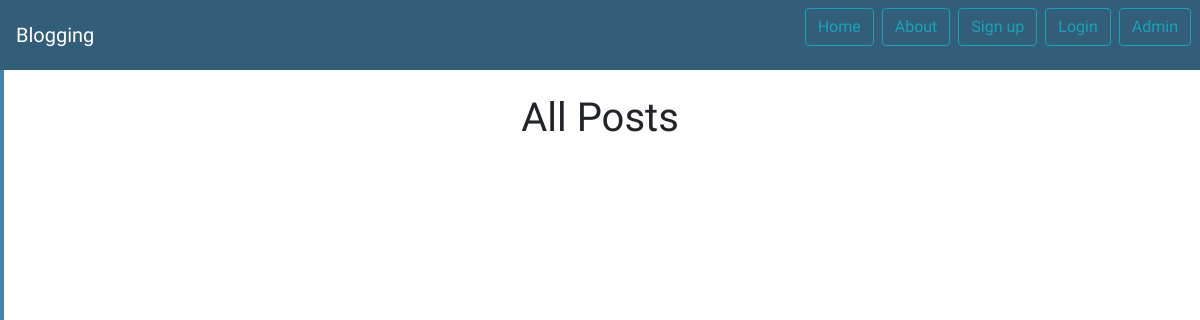
The app's page /viewadmin/, older data.
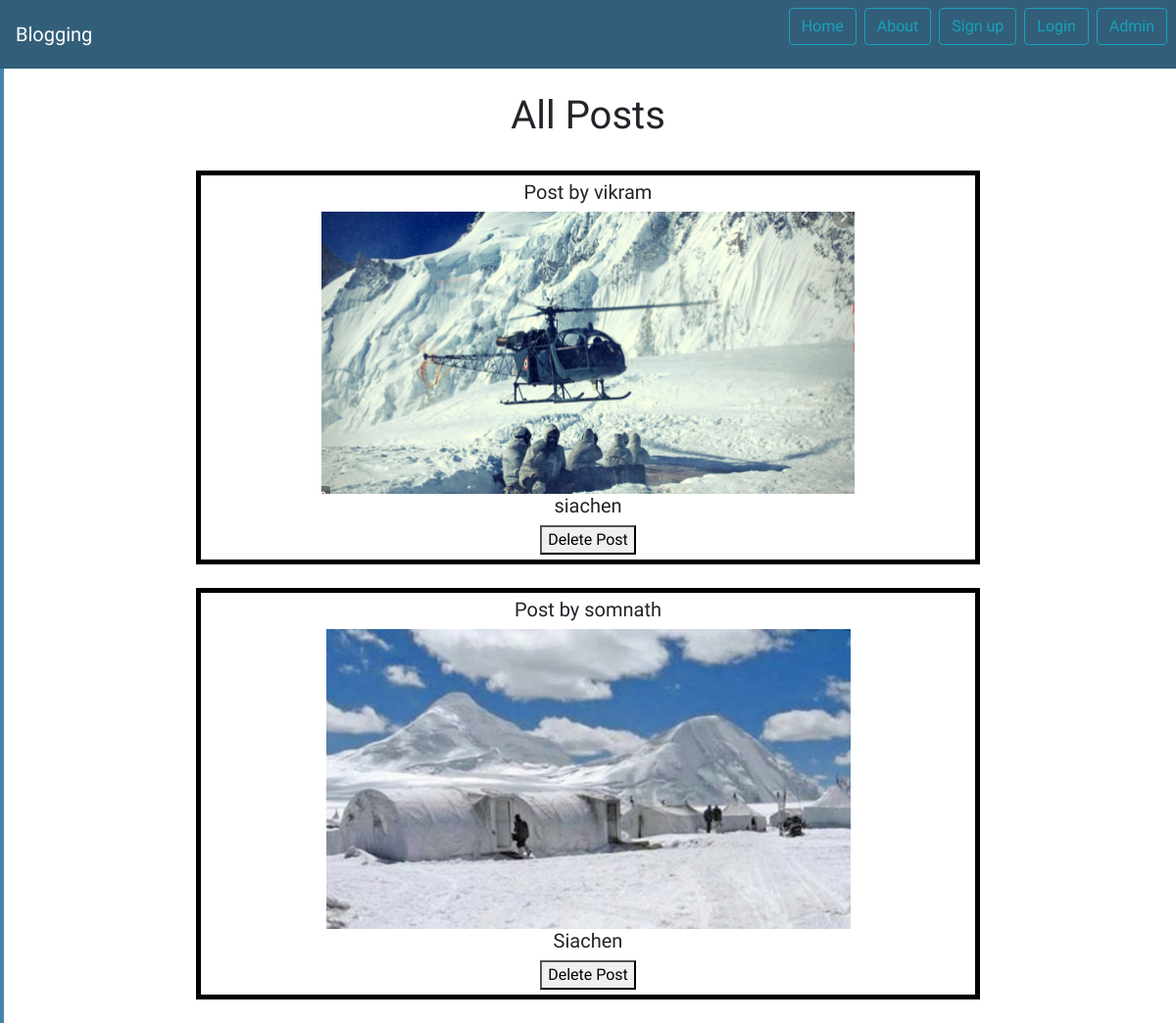
The same page, newer data.
### home/models.py (models this page shows)
class Posts(models.Model):
    Image=models.ImageField(upload_to='images/', default='images/None/no-image.jpg')
    caption=models.TextField(max_length=1000)
    Username=models.CharField(max_length=20)
    time=models.DateTimeField(auto_now=True)
    Likes=models.TextField(max_length=10000,default='[]')

### home/views.py (the view)
# urls.py: path('viewadmin/',views.viewadmin),
def viewadmin(request):
    p=Posts.objects.all()
    return render(request,'adminview.html',{'post':p})

### home/templates/adminview.html (shortened to what this page needs)
<!DOCTYPE html>
<html>
    <head>
        {% extends 'home.html' %}
        {% block bodyhere %}
        <h1>All Posts </h1><br>
        {% for i in post %}
            <div style="border: thick solid black; padding: 5px; margin-left: 200px; margin-right: 200px;">
                <h5>Post by {{ i.Username }}</h5>
                <img src="{{ i.Image.url }}">
                <h5>{{ i.caption }}</h5>
                  <button onclick="deletepost({{i.id}})" id="del" data-toggle="modal" data-target="#deleteModal">Delete Post</button>
            </div><br>
            {% endfor %}
          {% endblock %}

### home/templates/home.html (shortened to what this page needs)
{%load static %}
<!DOCTYPE html>
<html lang="en">
    <head>
        <link rel="stylesheet" type="text/css" href="{% static 'home/blogging.css' %}">
        <link rel="stylesheet" href="https://stackpath.bootstrapcdn.com/bootstrap/4.4.1/css/bootstrap.min.css">
    </head>
    <body style="font-family:'Bubblegum Sans';background-image: url('https://cdn.pixabay.com/photo/2017/08/10/02/05/tiles-shapes-2617112_960_720.jpg');text-align: center;background-size: cover;background-attachment: fixed;">
        <nav class="navbar navbar-dark navbar-fixed-top" style="background-color: rgb(50, 94, 122);position: sticky;top: 0em;z-index: 9999;">
          {% load mytags %}
            {% if request.session.name %}
                <div>
                    <button id="main" class="btn btn-outline-info openbtn" onclick="openNav()">☰</button>
                </div>
            {% else %}
                <span class="navbar-brand">Blogging</span>
            {% endif %}
            <ul class="row justify-content-end mynav">
            <li><a href="/" class="btn btn-outline-info">Home</a></li>
            <li><a href="/about/" class="btn btn-outline-info">About</a></li>
            {% if request.session.name %}
            <div class="dropdown">
              <a onclick="notif()" style="margin-right: 0.5rem;" class="btn btn-outline-info" role="button" id="mydrop" data-toggle="dropdown" aria-haspopup="true" aria-expanded="false" href="#">Notifications<span id="nbadge" class="badge badge-danger">{% totalNotifications request.session.username %}</span></a>
              <div class="dropdown-menu mydrop" aria-labelledby="mydrop">
                <div class="dropdown-header" style="color: blue;">Marked as Read Now</div>
                <div id="notifylist">
                </div>
              </div>
              </div>
            </div>
            <li><a href="/logout/" class="btn btn-outline-info">Logout ({{request.session.name}})</a></li>
            {% else %}
            <li><a href="/signup/" class="btn btn-outline-info">Sign up</a></li>
            <li><a href="/login/" class="btn btn-outline-info">Login</a></li>
            <li><a href="/myadmin/" class="btn btn-outline-info">Admin</a></li>
            {% endif %}
            </ul>
        </nav>
            <div id="mySidebar" class="sidebar">
                <a style="text-align: center; color:white;">{{request.session.username}}</a><br>
                <a href="/viewprofile/">Profile</a>
                <a href="/addpost/">Add Post</a>
                <a href="/viewposts/">Your Posts</a>
                <a href="/bookmarks/">Bookmarks</a>
            </div>
            <br>
          {% block bodyhere %}{% endblock %}
    </body>
</html>

### home/static/home/blogging.css (style rules this page uses)
.mynav { list-style: none; }
.sidebar { border:solid #4484ab 2px; margin-top:4.4rem; text-align: center; height: 100%; width: 0; position: fixed; z-index: 1; top: 0; left: 0; background-color:rgb(50, 94, 122); overflow-x: hidden; transition: 0.5s; padding-top: 60px; }
.sidebar a { padding: 8px 8px 8px 32px; text-decoration: none; font-size: 25px; color: rgb(98, 174, 181); display: block; transition: 0.3s; }
.mynav li { margin-right: 0.5rem; }

Row changes from the older to the newer data that the page shows:
added Posts: Username "vikram", Image (picture), caption "siachen"
added Posts: Username "somnath", Image (picture), caption "Siachen"
